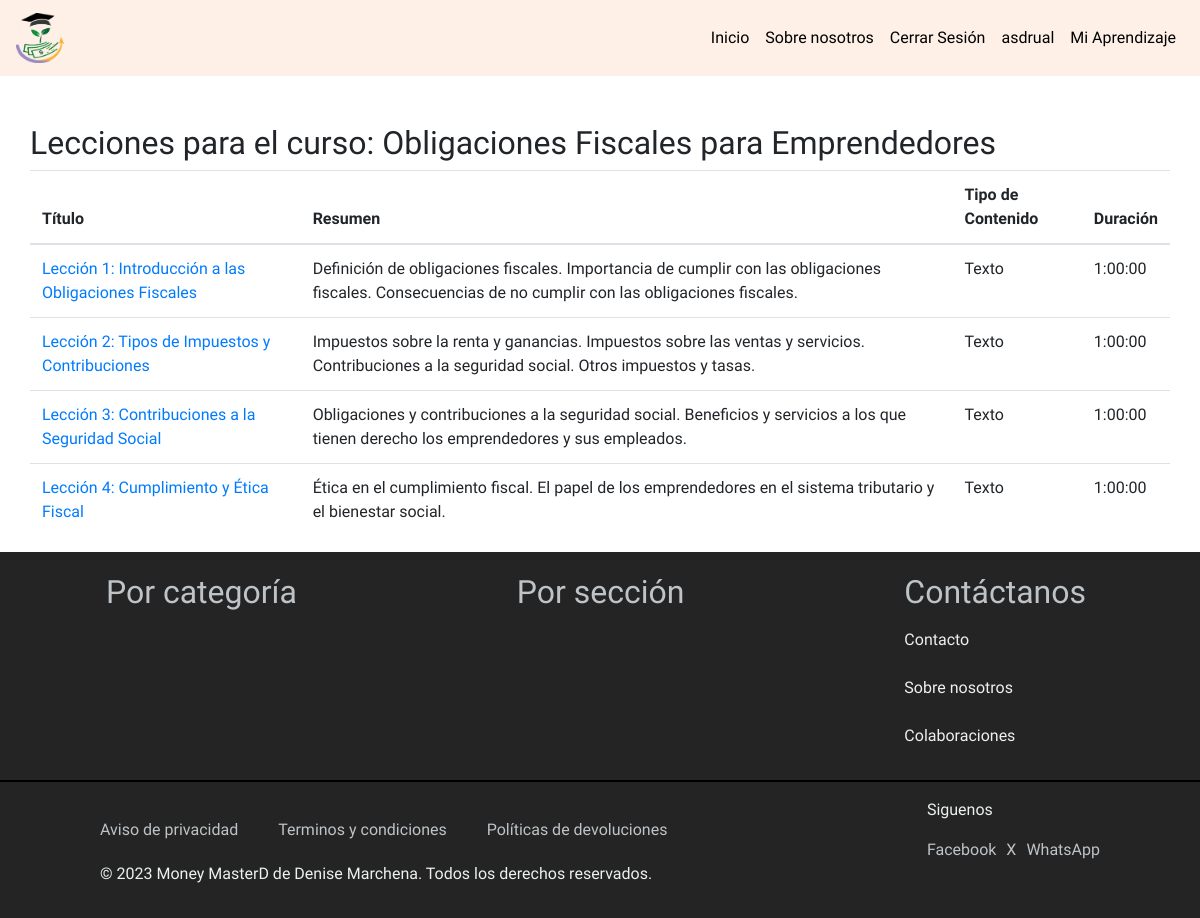
/contenido/curso/5/lecciones/ (signed in), run on the app's committed database.
### Money/models.py (models this page shows, shortened)
class Curso(models.Model):
    titulo = models.CharField(max_length=200)
    descripcion = models.TextField()
    CATEGORIAS_CHOICES = [
        ('EconomiaPersonal', 'Economía Personal'),
        ('FundamentosEmprendimiento', 'Fundamentos de Emprendimiento'),
        ('GestionFinancieraEmpresarial', 'Gestión Financiera Empresarial'),
        ('InversionesMercadosFinancieros', 'Inversiones y Mercados Financieros'),
        ('ImpuestosObligacionesLegales', 'Impuestos y Obligaciones Legales'),
        ('TecnologiaFinanzas', 'Tecnología y Finanzas'),
        ('DesarrolloHabilidadesSoft', 'Desarrollo de Habilidades Soft'),
        ('TendenciasActualidadFinanciera', 'Tendencias y Actualidad Financiera'),
    ]
    categoria = models.CharField(max_length=100, choices=CATEGORIAS_CHOICES, default='EconomiaPersonal')
    destacado = models.BooleanField(default=False)
    duracion = models.DurationField(null=True, blank=True)  # Duración total del curso
    fecha_creacion = models.DateTimeField(default=timezone.now)
    instructor = models.ForeignKey(User, on_delete=models.CASCADE, related_name='cursos_creados')
    precio = models.DecimalField(max_digits=10, decimal_places=2)
    imagen = models.ImageField(upload_to='cursos/', null=True, blank=True)
    vistas = models.PositiveIntegerField(default=0)
    lecciones_completadas = models.PositiveIntegerField(default=0)

class Leccion(models.Model):
    titulo = models.CharField(max_length=200)
    resumen = models.TextField(null=True, blank=True)  # Resumen de la lección
    duracion = models.DurationField(null=True, blank=True)  # Duración de la lección
    contenido = models.OneToOneField('Contenido', on_delete=models.CASCADE, related_name='leccion')
    curso = models.ForeignKey(Curso, on_delete=models.CASCADE, related_name='lecciones')
    orden = models.PositiveIntegerField()

class Contenido(models.Model):
    TEXTO = 'Texto'
    IMAGEN_URL = 'Imagen URL'
    IMAGEN_ARCHIVO = 'Imagen Archivo'  # Nueva opción para imagen desde archivo
    VIDEO_URL = 'Video URL'
    VIDEO_ARCHIVO = 'Video Archivo'  # Nueva opción para video desde archivo
    RUTA = 'Ruta'
    OTRO = 'Otro'
    TIPO_CONTENIDO_CHOICES = [
        (TEXTO, 'Texto'),
        (IMAGEN_URL, 'Imagen URL'),
        (IMAGEN_ARCHIVO, 'Imagen Archivo'),  # Agregamos una opción para imagen desde archivo
        (VIDEO_URL, 'Video URL'),
        (VIDEO_ARCHIVO, 'Video Archivo'),  # Agregamos una opción para video desde archivo
        (RUTA, 'Ruta'),
        (OTRO, 'Otro'),
    ]
    tipo = models.CharField(max_length=20, choices=TIPO_CONTENIDO_CHOICES, default=TEXTO)
    texto = models.TextField(blank=True, null=True)
    imagen_url = models.URLField(blank=True, null=True)
    imagen_archivo = models.ImageField(upload_to='media/galeria', blank=True, null=True)  # Campo para imágenes desde archivo
    video_url = models.URLField(blank=True, null=True)
    video_archivo = models.FileField(upload_to='media/videos', blank=True, null=True)  # Campo para videos desde archivo
    ruta = models.FileField(upload_to='media/rutas', blank=True, null=True)

### Money/views.py (the view)
# urls.py: path('contenido/curso/<int:curso_id>/lecciones/', views.lecciones_curso, name='lecciones_curso'),
@login_required
def lecciones_curso(request, curso_id):
    curso = get_object_or_404(Curso, id=curso_id)
    lecciones = Leccion.objects.filter(curso=curso)
    context = {
        'curso': curso,
        'lecciones': lecciones
    }
    return render(request, 'contenido/lecciones_curso.html', context)

### Money/templates/contenido/lecciones_curso.html
{% extends "base.html" %}
{% block content %}
<h2>Lecciones para el curso: {{ curso.titulo }}</h2>
<table class="table">
    <thead>
        <tr>
            <th>Título</th>
            <th>Resumen</th>
            <th>Tipo de Contenido</th>
            <th>Duración</th>
        </tr>
    </thead>
    <tbody>
        {% for leccion in lecciones %}
        <tr>
            <td><a href="{% url 'contenido_leccion' leccion.id %}">{{ leccion.titulo }}</a></td>
            <td>{{ leccion.resumen }}</td>
            <td>{{ leccion.contenido.tipo }}</td>
            <td>{{ leccion.duracion }}</td>
        </tr>
        {% endfor %}
    </tbody>
</table>
{% endblock %}

### Money/templates/base.html (shortened to what this page needs)
{% load static %}
<!DOCTYPE html>
<html lang="es">
<head>
    <link href="https://maxcdn.bootstrapcdn.com/bootstrap/4.5.2/css/bootstrap.min.css" rel="stylesheet">
</head>
<body>
    <nav class="navbar navbar-expand-lg">
        <a class="navbar-brand" href="{% url 'index' %}">
            <img  src="/media/media/galeria/BORRADOR_4.png"  alt="Borrador" style="height: 50px;">
        </a>
        <div class="collapse navbar-collapse" id="navbarNav">
            <ul class="navbar-nav ml-auto">
                <li class="nav-item active">
                    <a class="nav-link" href="{% url 'index' %}">Inicio</a>
                </li>
                <li class="nav-item">
                    <a class="nav-link" href="{% url 'nosotros' %}">Sobre nosotros</a>
                </li>
                {% if user.is_authenticated %}
                <li class="nav-item">
                    <a class="nav-link" href="{% url 'logout' %}">Cerrar Sesión</a>
                </li>
                <li class="nav-item">
                    <a class="nav-link" href="#">{{ user.username }}</a>
                </li>
                <li class="nav-item">
                    <a class="nav-link" href="{% url 'index_contenido' %}">Mi Aprendizaje</a>
                </li>
                {% endif %}
            </ul>
        </div>
    </nav>
    <div class="container mt-5">
        {% block content %}{% endblock %}
    </div>
    <footer class="py-3 text-center" style="background-color: #242424;">
        <div class="first">
            <ul class="list-inline" style="display: flex; justify-content: space-around;">
                <li class="list-inline-item"><a href="#">Por categoría</a></li>
                <li class="list-inline-item"><a href="#">Por sección</a></li>
                <div style="text-align: start;">
                    <li class="list-inline-item"><a href="#">Contáctanos</a></li>
                    <div style="display: flex; flex-direction: column; gap: 8px;margin-block-start: 12px;">
                        <p>Contacto</p>
                        <p>Sobre nosotros</p>
                        <p>Colaboraciones</p>
                    </div>
                </div>
            </ul>
        </div>
        <hr style="border: 1px solid black;">
        <div style="text-align: start; padding-inline: 100px;">
            <div style="display: flex; justify-content: space-between; align-items: center;">
                <div style="display: flex; gap: 40px;">
                    <a href="#">Aviso de privacidad</a>
                    <a href="#">Terminos y condiciones</a>
                    <a href="#">Políticas de devoluciones</a>
                </div>
                <div style="text-align: start;">
                    <p>Siguenos</p>
                    <div style="display: flex; gap: 10px;">
                        <a href="#">Facebook</a>
                        <a href="#">X</a>
                        <a href="#">WhatsApp</a>
                    </div>
                </div>
            </div>
            <p>&copy; 2023 Money MasterD de Denise Marchena. Todos los derechos reservados.</p>
        </div>
    </footer>
</body>
</html>

### Money/templates/base.html (style rules this page uses)
body { font-family: 'Scope One', serif; background-color: #fff; display: flex; flex-direction: column; align-items: stretch; min-height: 100vh; }
.navbar { background-color: #fef0e6; }
.navbar-brand, .nav-link { color: #000 !important; }
.container { display: flex; flex-direction: column; flex-grow: 2; background-color: #fff; padding: 0; }
footer { background-color: #000; color: #ecf0f1; }
footer a { color: #bdc3c7; text-decoration: none; }
.first a { font-size: 32px; }

### data on the page
Curso: titulo "Obligaciones Fiscales para Emprendedores"
Leccion: titulo "Lección 1: Introducción a las Obligaciones Fiscales", resumen "Definición de obligaciones fiscales. Importancia de cumplir con las obligaciones fiscales. Consecuencias de no cumplir con las obligaciones fiscales.", contenido.tipo "Texto", duracion "1:00:00"
Leccion: titulo "Lección 2: Tipos de Impuestos y Contribuciones", resumen "Impuestos sobre la renta y ganancias. Impuestos sobre las ventas y servicios. Contribuciones a la seguridad social. Otros impuestos y tasas.", contenido.tipo "Texto", duracion "1:00:00"
Leccion: titulo "Lección 3: Contribuciones a la Seguridad Social", resumen "Obligaciones y contribuciones a la seguridad social. Beneficios y servicios a los que tienen derecho los emprendedores y sus empleados.", contenido.tipo "Texto", duracion "1:00:00"
Leccion: titulo "Lección 4: Cumplimiento y Ética Fiscal", resumen "Ética en el cumplimiento fiscal. El papel de los emprendedores en el sistema tributario y el bienestar social.", contenido.tipo "Texto", duracion "1:00:00"

### other printed values
{{ user.username }} "asdrual"
